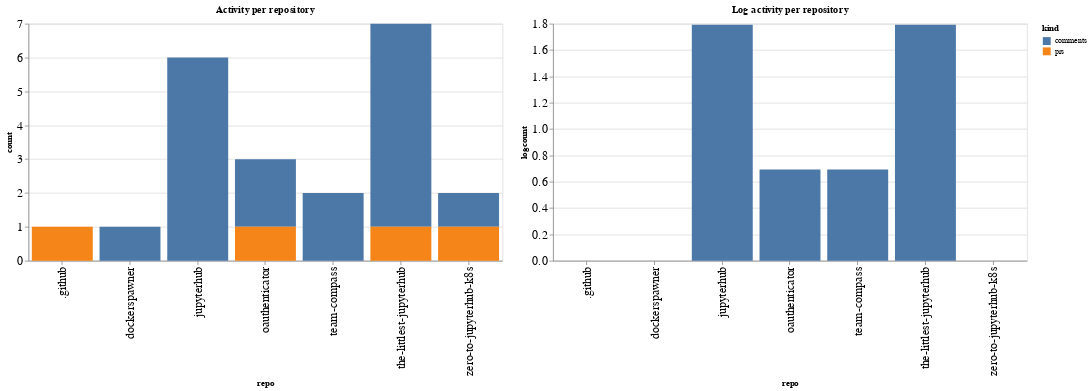

Source (notebook cell):
### Code cell
ch1 = alt.Chart(repo_summaries, width=600, title="Activity per repository").mark_bar().encode(
    x='repo',
    y='count',
    color='kind',
    tooltip="kind"
)

ch2 = alt.Chart(repo_summaries, width=600, title="Log activity per repository").mark_bar().encode(
    x='repo',
    y='logcount',
    color='kind',
    tooltip="kind"
)

ch1 | ch2

### Figure 1 — Vega-Lite specification as saved in the notebook (floating-point values rounded to 4 significant figures)
{"config": {"axisLeft": {"labelFontSize": 15}, "axisBottom": {"labelFontSize": 15}}, "hconcat": [{"mark": "bar", "encoding": {"color": {"type": "nominal", "field": "kind"}, "tooltip": {"type": "nominal", "field": "kind"}, "x": {"type": "nominal", "field": "repo"}, "y": {"type": "quantitative", "field": "count"}}, "title": "Activity per repository", "width": 600}, {"mark": "bar", "encoding": {"color": {"type": "nominal", "field": "kind"}, "tooltip": {"type": "nominal", "field": "kind"}, "x": {"type": "nominal", "field": "repo"}, "y": {"type": "quantitative", "field": "logcount"}}, "title": "Log activity per repository", "width": 600}], "data": {"name": "data-277a1f089398b81ce8bb1e50068b1805"}, "$schema": "https://vega.github.io/schema/vega-lite/v4.8.1.json", "datasets": {"data-277a1f089398b81ce8bb1e50068b1805": [{"repo": ".github", "kind": "prs", "count": 1, "logcount": 0.0}, {"repo": "dockerspawner", "kind": "comments", "count": 1, "logcount": 0.0}, {"repo": "jupyterhub", "kind": "comments", "count": 6, "logcount": 1.792}, {"repo": "oauthenticator", "kind": "comments", "count": 2, "logcount": 0.6931}, {"repo": "oauthenticator", "kind": "prs", "count": 1, "logcount": 0.0}, {"repo": "team-compass", "kind": "comments", "count": 2, "logcount": 0.6931}, {"repo": "the-littlest-jupyterhub", "kind": "comments", "count": 6, "logcount": 1.792}, {"repo": "the-littlest-jupyterhub", "kind": "prs", "count": 1, "logcount": 0.0}, {"repo": "zero-to-jupyterhub-k8s", "kind": "comments", "count": 1, "logcount": 0.0}, {"repo": "zero-to-jupyterhub-k8s", "kind": "prs", "count": 1, "logcount": 0.0}]}}
